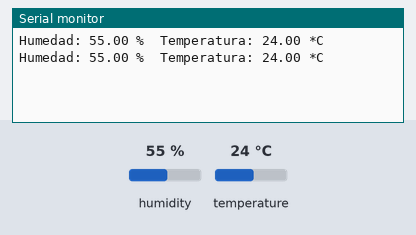
Simulated run of this sketch. Board: Arduino Uno, built with avr-gcc and run on an emulated ATmega328P. Shown: the last lines printed to the serial monitor. The test bench sets the inputs (shaded band); at power-on: humidity 55 %, temperature 24 °C.

Above: at 2.8 s.
2.9 s: humidity set to 22 %
At 4.8 s:
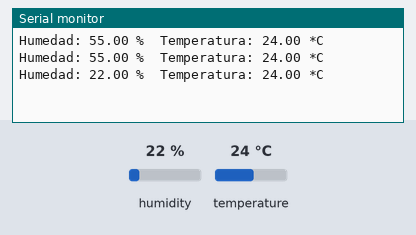
5.6 s: temperature set to 12 °C
At 7.2 s:
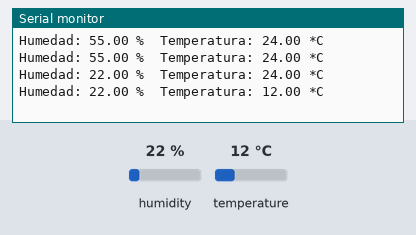
8.3 s: humidity set to 40 %
At 10.8 s:
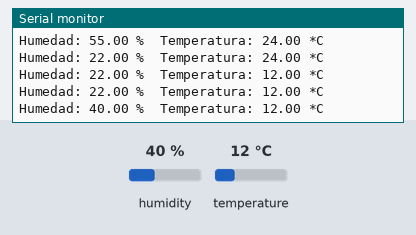
Timing chart, 0 to 12.3 s (numbered marks = the images above; inputs shaded):
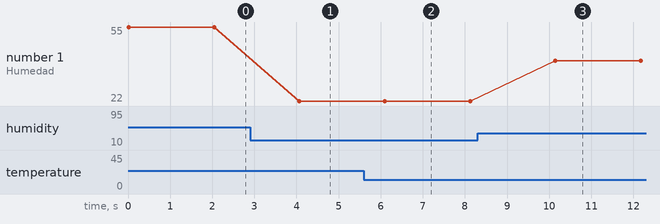

Measured:
- after the input at 2.9 s, the serial monitor: prints a new line after 1.2 s (image 1)
- after the input at 5.6 s, the serial monitor: prints a new line after 0.50 s (image 2)
- after the input at 8.3 s, the serial monitor: prints a new line after 1.8 s (image 3)
- plotted number 1: 55 → 22 after the input at 2.9 s, 22 → 40 after the input at 8.3 s

The sketch:

Punto2_DHT.ino
```cpp
#include <DHT.h>

#define DHTPIN 2      // Pin donde está conectado el DHT11
#define DHTTYPE DHT11 // Tipo de sensor

DHT dht(DHTPIN, DHTTYPE);

void setup() {
  Serial.begin(9600);
  dht.begin();
}

void loop() {
  // Leer la humedad
  float humedad = dht.readHumidity();
  // Leer la temperatura en Celsius
  float temperatura = dht.readTemperature();

  // Verificar si la lectura falló
  if (isnan(humedad) || isnan(temperatura)) {
    Serial.println("Error al leer el sensor DHT11");
    return;
  }

  // Enviar los datos al puerto serial
  Serial.print("Humedad: ");
  Serial.print(humedad);
  Serial.print(" %\t");
  Serial.print("Temperatura: ");
  Serial.print(temperatura);
  Serial.println(" *C");

  // Esperar 2 segundos antes de la siguiente lectura
  delay(2000);
}
```
